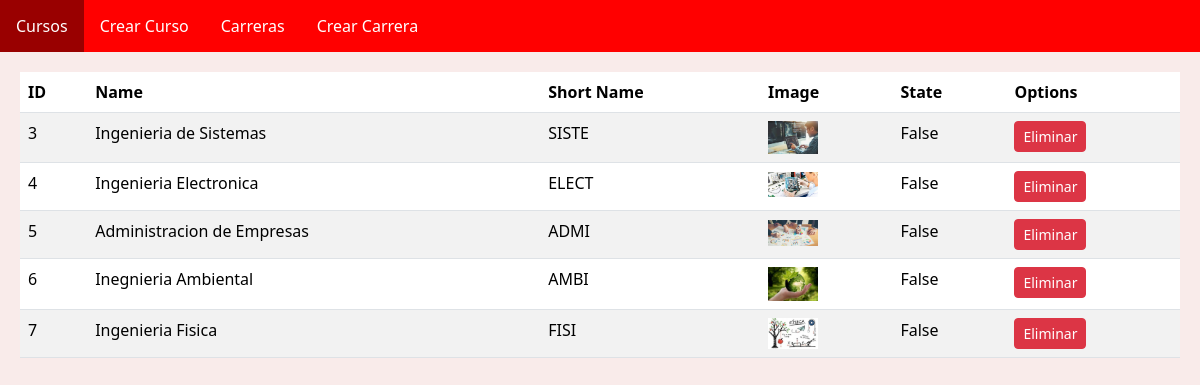
Screenshot of /mi_aplicacion/carreras/ with the database file from the repository.
### mi_aplicacion/models.py (models this page shows)
class Career(models.Model):
    idcareer = models.BigAutoField(primary_key=True)
    name = models.CharField(max_length=255)
    shortname = models.CharField(max_length=50)
    image = models.ImageField(upload_to='careers/')
    state = models.CharField(max_length=1)

### mi_aplicacion/views.py (the view)
# urls.py: path('carreras/', carreras, name='carreras'),
def carreras(request):
    carrerasListado = Career.objects.all()
    return render(request, 'carreras.html', {"carreras": carrerasListado})

### mi_aplicacion/templates/carreras.html
{% extends 'base.html' %}
{% block content %}
        <table class="table table-striped">
            <thead>
                <tr>
                    <th>ID</th>
                    <th>Name</th>
                    <th>Short Name</th>
                    <th>Image</th>
                    <th>State</th>
                    <th>Options</th>
                </tr>
            </thead>
            <tbody>
                {% for carrera in carreras %}
                <tr>
                    <td>{{ carrera.idcareer }}</td>
                    <td>{{ carrera.name }}</td>
                    <td>{{ carrera.shortname }}</td>
                    <td><img src="{{ carrera.image.url }}" alt="{{ carrera.name }}" style="max-width: 50px; max-height: 50px;"></td>
                    <td>{{ carrera.state }}</td>
                    <td><a href="{% url 'eliminar_carrera' idcareer=carrera.idcareer %}" class="btn btn-sm btn-block btn-danger">Eliminar</a></td>
                </tr>
                {% endfor %}
            </tbody>
        </table>
{% endblock %}

### mi_aplicacion/templates/base.html (shortened to what this page needs)
{% load static %}
<!DOCTYPE html>
<html lang="es">
<head>
    <link rel="stylesheet" href="{% static 'mi_aplicacion/styles.css' %}">
    <link href="https://cdn.jsdelivr.net/npm/bootstrap@5.3.2/dist/css/bootstrap.min.css" rel="stylesheet">
</head>
<body style="background-color: #F9EBEA;">
    <div class="menu">
        <ul>
            <li><a href="{% url 'cursos' %}">Cursos</a></li>
            <li><a href="{% url 'crear_curso' %}">Crear Curso</a></li>
            <li><a href="{% url 'carreras' %}">Carreras</a></li>
            <li><a href="{% url 'crear_carrera' %}">Crear Carrera</a></li>
        </ul>
    </div>
    <div class="content">
        {% block content %}{% endblock %}
    </div>
</body>
</html>

### mi_aplicacion/static/mi_aplicacion/styles.css (style rules this page uses)
body { font-family: 'Arial', sans-serif; margin: 0; padding: 0; }
.menu { background-color: #FF0000; overflow: hidden; }
.menu ul { list-style-type: none; margin: 0; padding: 0; overflow: hidden; }
.menu li { float: left; }
.menu a { display: block; color: white; text-align: center; padding: 14px 16px; text-decoration: none; }
.content { padding: 20px; }

### rows the page displays
Career: idcareer "3", name "Ingenieria de Sistemas", shortname "SISTE", image (picture), state "False"
Career: idcareer "4", name "Ingenieria Electronica", shortname "ELECT", image (picture), state "False"
Career: idcareer "5", name "Administracion de Empresas", shortname "ADMI", image (picture), state "False"
Career: idcareer "6", name "Inegnieria Ambiental", shortname "AMBI", image (picture), state "False"
Career: idcareer "7", name "Ingenieria Fisica", shortname "FISI", image (picture), state "False"
